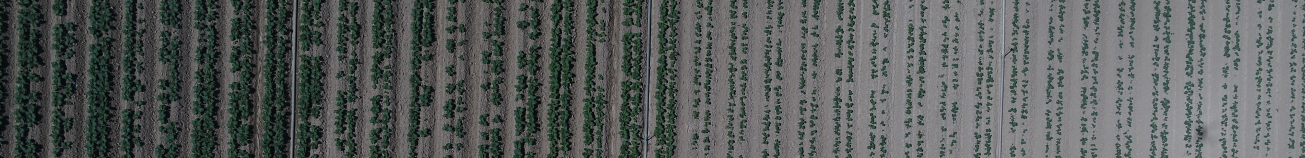
#> input picture Images/1380_Plants.JPG, 5220 x 632 px, found by its file name (shown at 1/4 size)
$ python BroccoliCounterForAde.py
#> lines starting #> are read from the running program, lines starting #| are printed output that depends on the picture; after the words box and inside, x2 and y2 are one past the last pixel; in counts of white or black regions, pixels touching at a corner belong together
#> further down, baseImage is the input picture: shape (632, 5220, 3); mean B, G, R 90.9, 92.4, 88.1
### ImageAdjustments.py
# -*- coding: utf-8 -*-
"""
Created on Mon Sep 14 22:08:18 2020

@author: Todd Gillies

This is a class file which contains methods that alter the image color and contrast.
Color and contrast adjustments are necessary before counting the plants.

"""

import cv2
import numpy as np

from tempfile import NamedTemporaryFile

class ImageAdjuster:
    def __init__(self):

        self.alpha = 1.5
        # Simple contrast control for brightening the image
        self.beta = 1
        # Simple brightness control for brightening the image
        self.green = 60
        # This is the hue of green (in the HSV color scheme) which the plants possess
        self.sensitivity = 80
        # The program will detect green using the hue defined above.
        # This sensitivity property sets the sensitivity of the detection of that green
        # The higher the number, the more "greenish" colors will be picked up.
        # 80 seems like a good number for the test data
        self.lower = 200
        # This is a lower threshold number used when converting the image to greyscale
        self.upper = 255
        # This is an upper threshold number used when converting the image to greyscale


    def brighten(self, image):

        # apply a lightening and brightening filter to the image, to make the green stand out
        hsv = cv2.cvtColor(image, cv2.COLOR_BGR2HSV)
#> hsv: shape (224, 999, 3); mean H, S, V 82.4, 54.1, 58.6
        h, s, v = cv2.split(hsv)
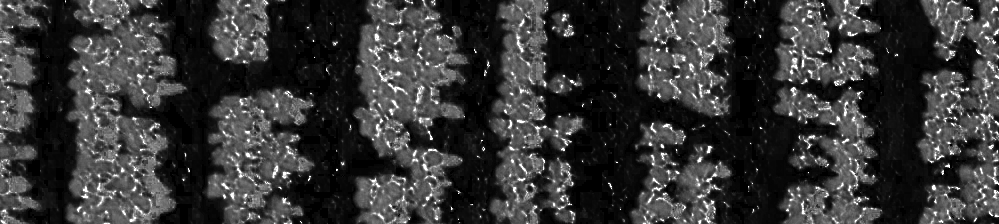
#> s: shape (224, 999); min 0, max 255, mean 54.1

        lim = 255 - 30
        v[v > lim] = 255
        v[v <= lim] += 30
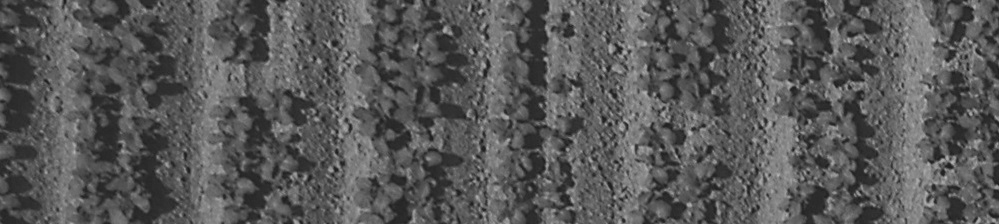
#> v: shape (224, 999); min 30, max 192, mean 88.6

        final_hsv = cv2.merge((h, s, v))
#> final_hsv: shape (224, 999, 3); mean H, S, V 82.4, 54.1, 88.6
        newImage = cv2.cvtColor(final_hsv, cv2.COLOR_HSV2BGR)
        return newImage


    def makeVivid(self, image):
        # make the greens in the image super-green
        lower_color = np.array([self.green - self.sensitivity, 10, 10])
        upper_color = np.array([self.green + self.sensitivity, 255, 255])
        hsv = cv2.cvtColor(image, cv2.COLOR_BGR2HSV)
#> hsv: shape (224, 999, 3); mean H, S, V 82.4, 55.6, 88.6
        mask = cv2.inRange(hsv, lower_color, upper_color)
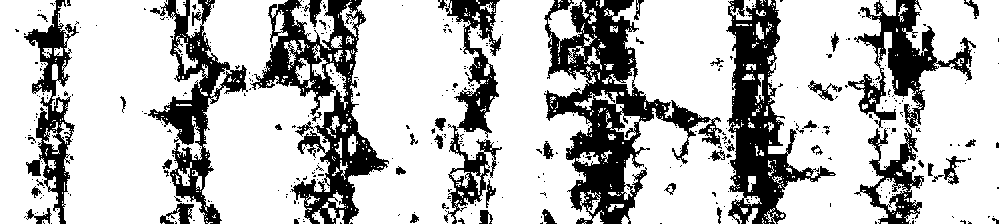
#> mask: shape (224, 999); 74.2% white; 443 black regions (390 under 20 px), largest, box (x1, y1, x2, y2) and area: (544, 0, 722, 224) 13210, (250, 0, 389, 224) 9427, (726, 0, 836, 224) 8910

        res = cv2.bitwise_and(image, image, mask= mask)
        with NamedTemporaryFile() as temp:
            temp_file = "".join([str(temp.name), "vivid.jpg"])
            cv2.imwrite(temp_file, res)
            img = cv2.imread(temp_file)

            return img


    def makeGreenDark(self, image):
        # This makes the green colors black or close to black

        #split the image into blue, green, and red channels
        b,g,r = cv2.split(image)
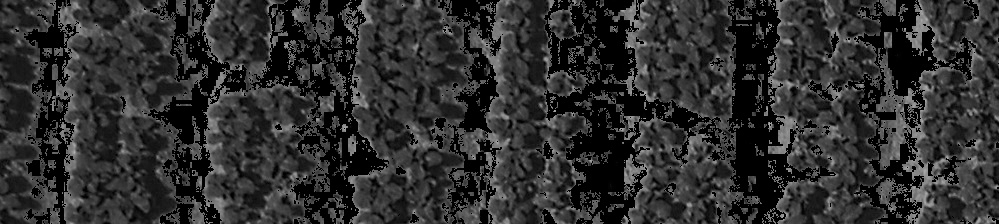
#> r: shape (224, 999); min 0, max 182, mean 46.8

        # 'amplify' the color green to stand out, without red/blue
        vividGreen = 2*g-r-b

        # save the image temporarily, then re-open as "img"
        with NamedTemporaryFile() as temp:
            temp_file = "".join([str(temp.name), "dark.jpg"])
            cv2.imwrite(temp_file, vividGreen)
            img = cv2.imread(temp_file)
#> img: shape (224, 999, 3); min 0, max 255, mean 72.5

            return img


    def makeGreyscale(self, image):
        # convert it to a greyscale image, and apply a threshold to it,
        # so that the parts that were formerly green become very dark,
        # and the parts that were not green become light
        gray = cv2.cvtColor(image, cv2.COLOR_BGR2GRAY)

        ret, thresh = cv2.threshold(gray, self.lower, self.upper, cv2.THRESH_BINARY+cv2.THRESH_OTSU)#cv2.THRESH_BINARY)
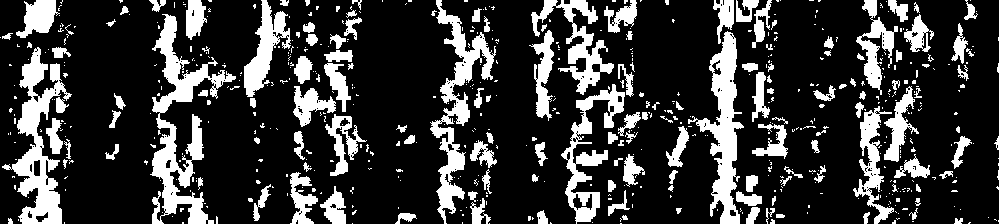
#> thresh: shape (224, 999); 22% white; 609 white regions (468 under 20 px), largest, box (x1, y1, x2, y2) and area: (150, 14, 236, 224) 5176, (2, 47, 72, 224) 4233, (688, 31, 744, 224) 3791
#> ret = 81
        image[thresh == self.upper] = 0
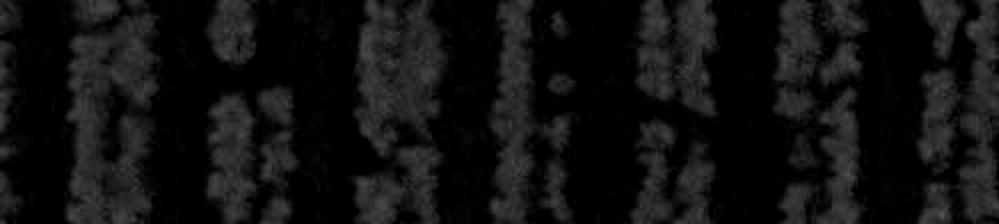
#> image: shape (224, 999, 3); min 0, max 81, mean 17.1

        return image

### ImageOperations.py
# -*- coding: utf-8 -*-
"""
Created on Mon Sep 14 22:57:12 2020

@author: Todd Gillies

This is a class file which contains methods that perform various operations on the image.

"""

import ImageTests

import cv2
import numpy as np

class ImageOperator:

    def __init__(self, erosionKernel, filter2dKernel):

        self.erosionKernel = erosionKernel
        # a kernel used for eroding
        self.filter2dKernel = filter2dKernel
        # a sharpen kernel for after erosion


    def erode(self, img, iter):
        # With this function, we "erode" the image, so that blobs that may be connected, even sparsely, to other blobs
        # become stand-alone blobs, hopefully
#> called with iter = 1
        erosion = cv2.erode(img, self.erosionKernel, iterations = iter)
        negErosion = cv2.bitwise_not(erosion)
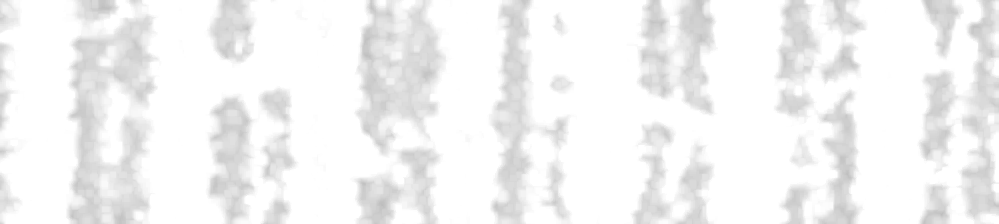
#> negErosion: shape (224, 999, 3); min 189, max 255, mean 243.3
        negErosion = cv2.filter2D(negErosion, -1, self.filter2dKernel)
        cv2.imwrite("./images_for_fine-tuning/05_eroded.JPG", negErosion)
        return negErosion


    # [258 lines left out: functions whiteOutKeypoints, mergeNeighbors, deletePoints, reAddPoints, drawImage, showImage and 2 more, not called in this run]


### ImageTests.py
# -*- coding: utf-8 -*-
"""
Created on Mon Sep 14 23:03:36 2020

@author: Todd Gillies

This is a class file which contains methods that create an OpenCV blob detector,
and also check the proximity/overlap of detected plants.

"""

import cv2

class ImageTester:

    def makeBlobDetector(minThresh, maxThresh, byArea, maxArea, byCircularity, minCircularity, byConvexity, minConvexity, byInertia, minInertia):
        # Since we have to make a blob detector at 2 separate places in this program,
        # and fill it with a bunch of parameters via a "params" argument both times,
        # I created this function.  It defines the parameters and returns a blob detector

        params = cv2.SimpleBlobDetector_Params()

        # Change thresholds
        params.minThreshold = minThresh;
        params.maxThreshold = maxThresh;

        # Filter by Area.
        params.filterByArea = byArea
        params.maxArea = maxArea

        # Filter by Circularity
        params.filterByCircularity = byCircularity
        params.minCircularity = minCircularity

        # Filter by Convexity
        params.filterByConvexity = byConvexity
        params.minConvexity = minConvexity

        # Filter by Inertia
        params.filterByInertia = byInertia
        params.minInertiaRatio = minInertia

#> (the run stopped early here; a loop or call above may not have finished)
